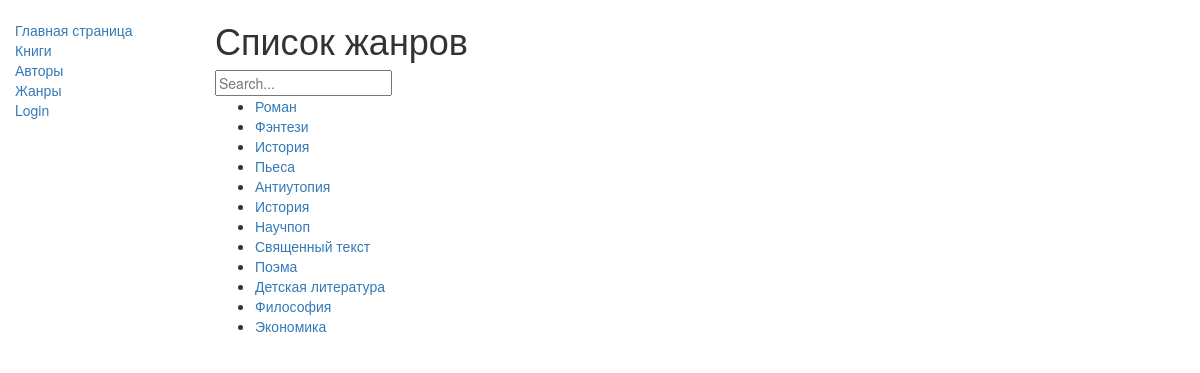
Screenshot of /lib/genres/ with the database file from the repository.
### lib/models.py (models this page shows)
class Genre(models.Model):
    id = models.UUIDField(primary_key=True, default=uuid.uuid4,
                          help_text="Unique ID for this genre")
    name = models.CharField(max_length=100)
    def __str__(self):
        return self.name
    def get_absolute_url(self):
        return reverse('genre-detail', args=[str(self.id)])
    class Meta:
        verbose_name = 'Жанр'
        verbose_name_plural = 'Жанры'

### lib/views.py (the view)
# urls.py: path('genres/', views.GenreListView.as_view(), name='genres'),
class GenreListView(generic.ListView):
    model = Genre
    paginate_by = 30
    def get_queryset(self):
        query = self.request.GET.get('q')
        if query:
            return Genre.objects.filter(name__icontains=query)
        else:
            return Genre.objects.all()

### lib/templates/lib/genre_list.html
{% extends "base_generic.html" %}
{% block content %}
<h1>Список жанров</h1>
<form method="GET" action="" id="searchform">
    <input class="searchfield" id="searchbox" name="q" type="text" value="{{ request.GET.q }}"
        placeholder="Search..." />
</form>
{% if genre_list %}
<ul>
    {% for genre in genre_list %}
    <li>
        <a href="{{ genre.get_absolute_url }}">
            {{ genre }}
        </a>
    </li>
    {% endfor %}
</ul>
{% else %}
<p>Нет доступных жанров.</p>
{% endif %}
{% endblock %}

### rows the page displays
Genre: name "Роман"
Genre: name "Фэнтези"
Genre: name "История"
Genre: name "Пьеса"
Genre: name "Антиутопия"
Genre: name "История"
Genre: name "Научпоп"
Genre: name "Священный текст"
Genre: name "Поэма"
Genre: name "Детская литература"
Genre: name "Философия"
Genre: name "Экономика"
